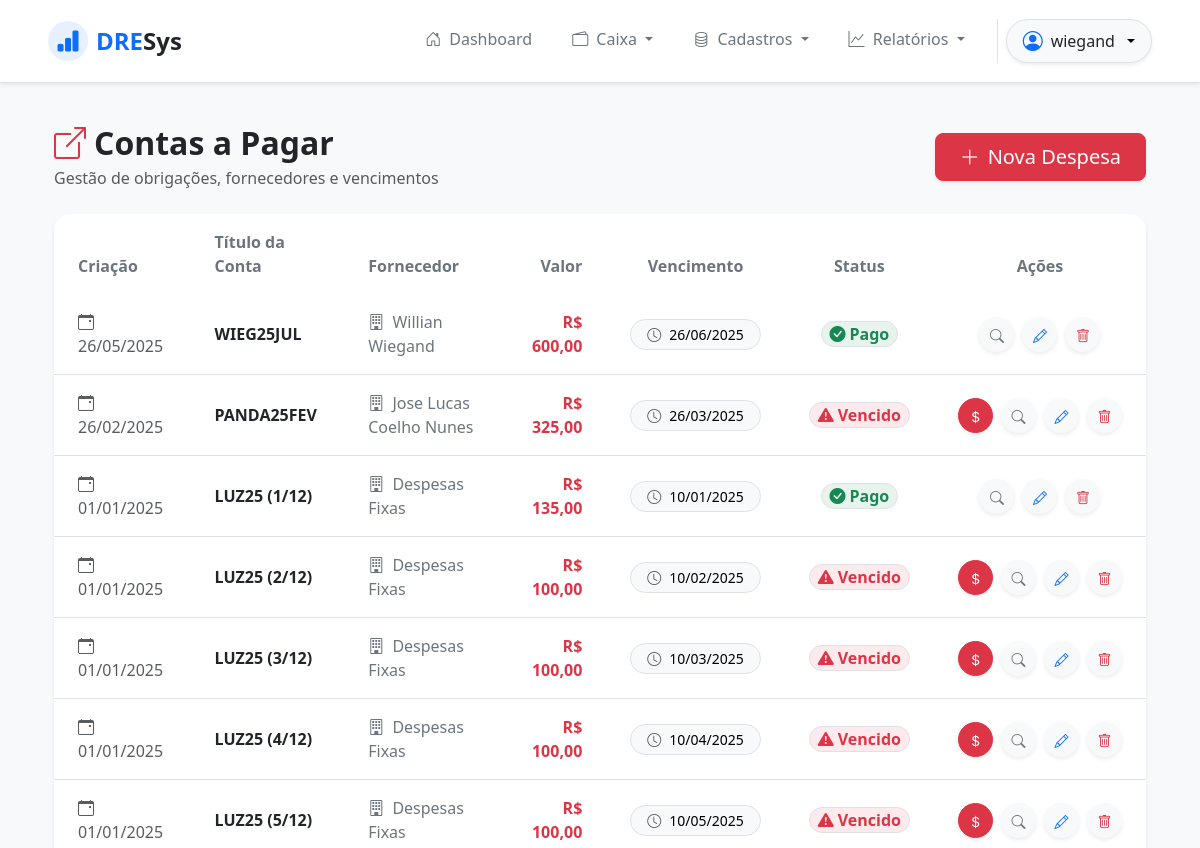
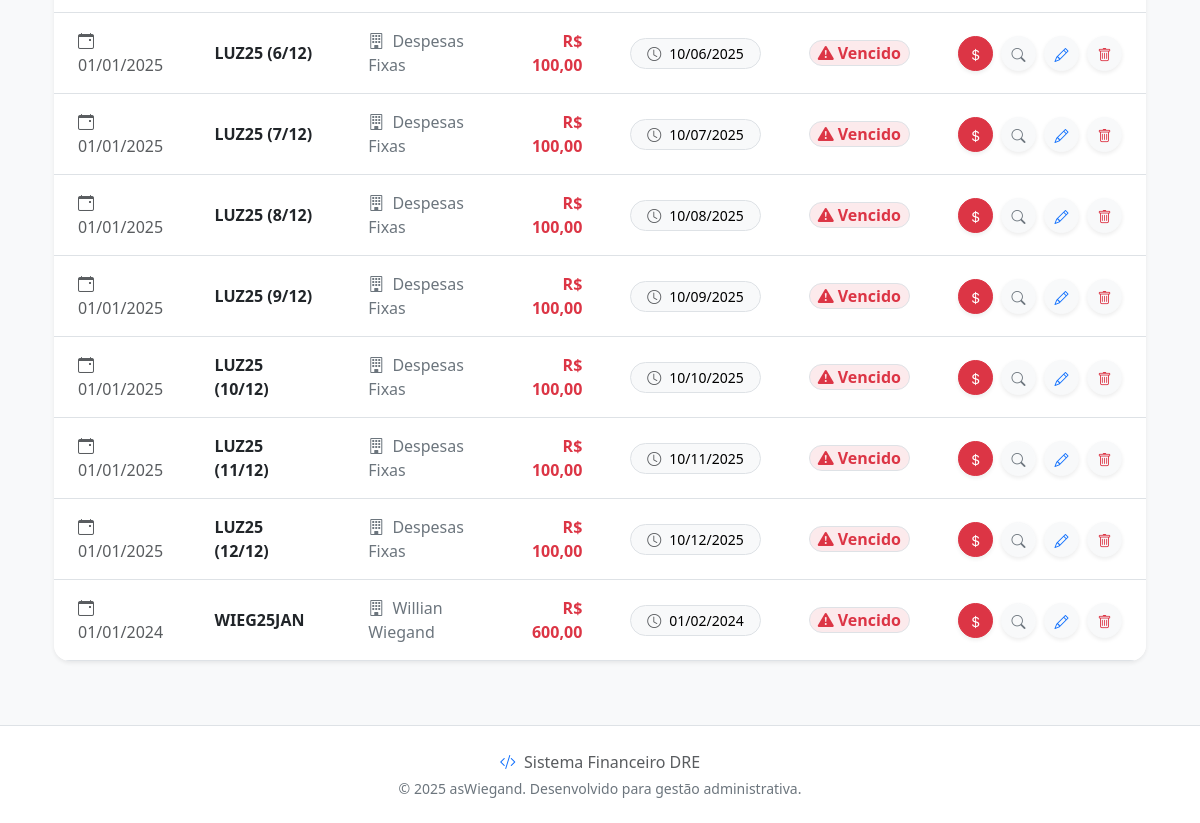
The app's page /outflows/ (signed in), older data (2 pictures, top to bottom).
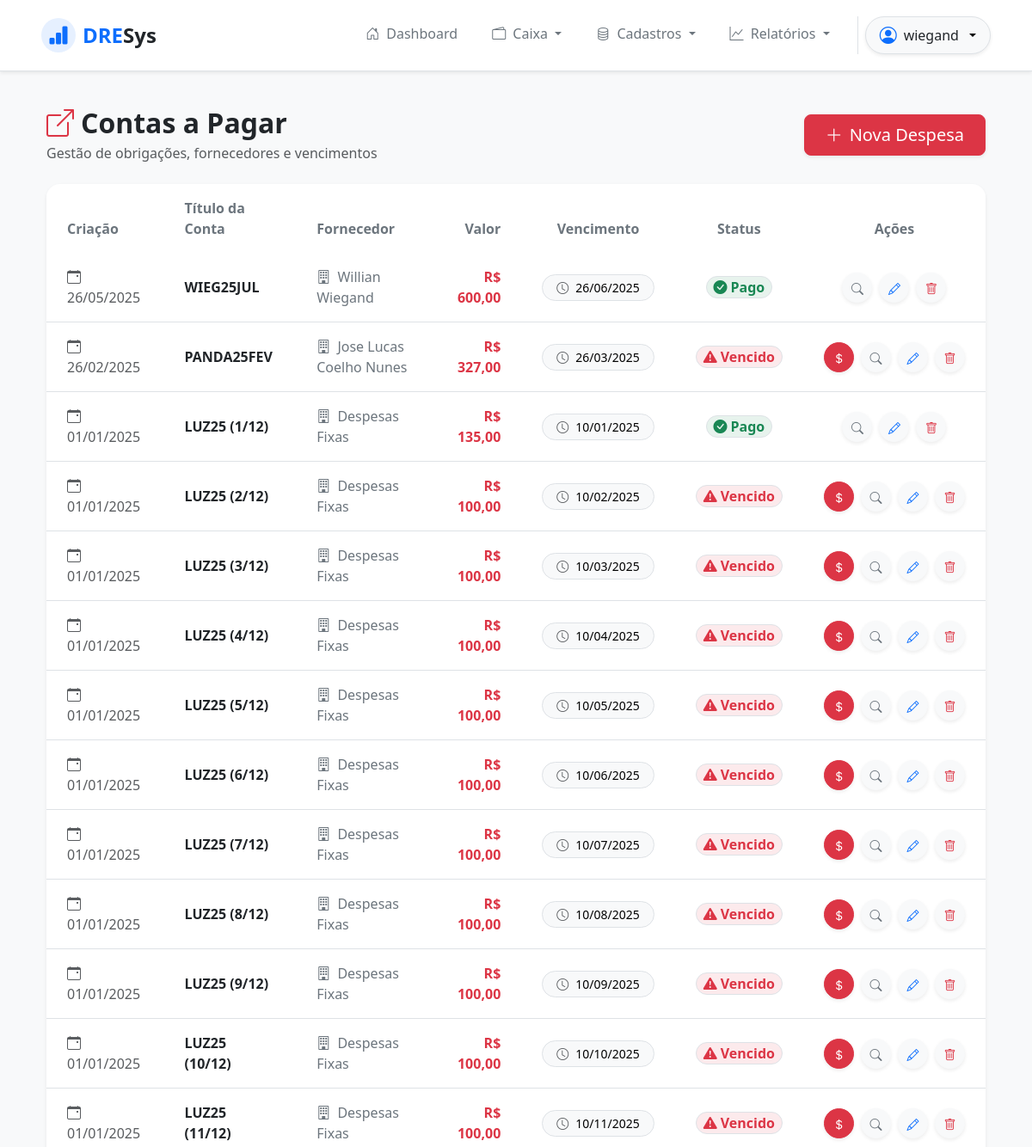
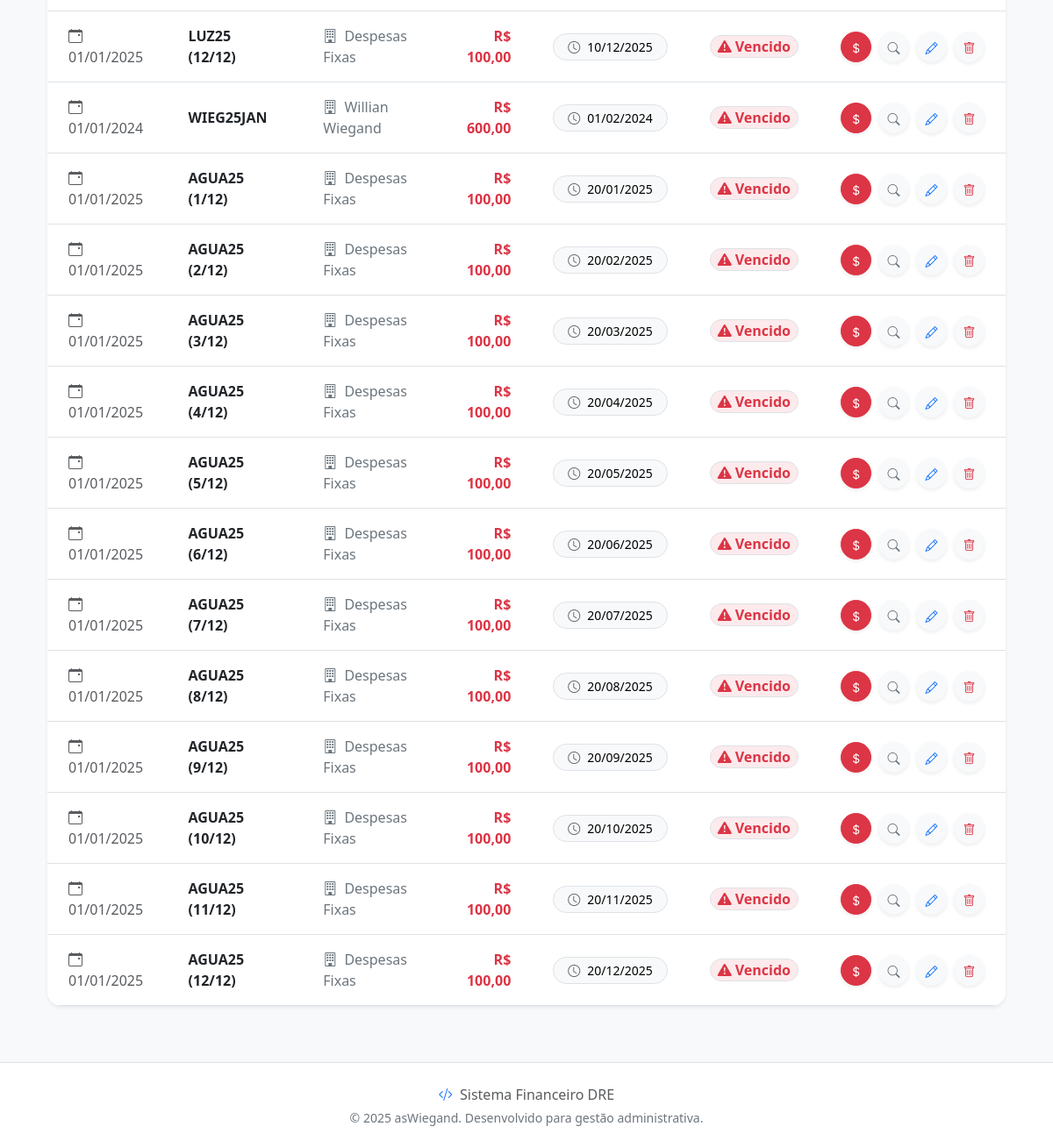
The same page, newer data (2 pictures, top to bottom).
### outflows/models.py (models this page shows, shortened)
class Outflow(models.Model):
    created_date = models.DateField()
    expire_date = models.DateField()
    supplier = models.ForeignKey(Supplier, on_delete=models.PROTECT, related_name='outflows')
    accounting = models.ForeignKey(Accounting, on_delete=models.PROTECT, related_name='outflows')
    payment_method = models.ForeignKey(Payment, on_delete=models.PROTECT, related_name='outflows')
    title = models.CharField(max_length=15)
    status = models.CharField(max_length=2, default='NP')
    value = models.DecimalField(max_digits=20, decimal_places=2, default=0)
    payment_date = models.DateField(blank=True, null=True)
    @property
    def is_expired(self):
        return self.expire_date < timezone.localdate()

### suppliers/models.py (models this page shows, shortened)
class Supplier(models.Model):
    cnpj_cpf = models.CharField(
        max_length=18,
        unique=True,
        validators=[validate_cpf_cnpj],
        verbose_name="CNPJ ou CPF",
        blank=True
    )
    company_name = models.CharField(max_length=100, blank=False, null=False)
    fantasy_name = models.CharField(max_length=100, blank=True, default='')
    city = models.CharField(max_length=100, blank=True)
    address = models.CharField(max_length=100, blank=True)
    phone = models.CharField(blank=True)
    email = models.EmailField(blank=True)

### outflows/views.py (the view)
# urls.py: path('outflows/', OutflowListView.as_view(), name='outflow_list'),
class OutflowListView(LoginRequiredMixin, PermissionRequiredMixin, ListView):
    permission_required = 'outflows.view_outflow'
    model = Outflow
    template_name = 'outflow_list.html'
    context_object_name = 'outflows'
    def get_context_data(self, **kwargs):
        context = super().get_context_data(**kwargs)
        context['banks'] = Bank.objects.all()
        return context

### outflows/templates/outflow_list.html (shortened to what this page needs)
{% extends 'base.html' %}
{% block content %}
<div class="container-fluid py-4">
    <div class="row mb-4 align-items-center">
        <div class="col-md-6">
            <h2 class="fw-bold text-dark mb-1">
                <i class="bi bi-box-arrow-up-right text-danger me-2"></i>Contas a Pagar
            </h2>
            <p class="text-muted mb-0">Gestão de obrigações, fornecedores e vencimentos</p>
        </div>
        <div class="col-md-6 text-md-end mt-3 mt-md-0">
            {% if perms.outflows.add_outflow %}
            <a href="{% url 'outflow_create' %}" class="btn btn-danger btn-lg shadow-sm rounded-3 px-4">
                <i class="bi bi-plus-lg me-2"></i>Nova Despesa
            </a>
            {% endif %}
        </div>
    </div>
    <div class="card border-0 shadow-sm rounded-4 overflow-hidden">
        <div class="table-responsive">
            <table class="table table-hover align-middle mb-0">
                <thead class="bg-light">
                    <tr>
                        <th class="py-3 px-4 text-secondary fw-semibold border-0">Criação</th>
                        <th class="py-3 px-4 text-secondary fw-semibold border-0">Título da Conta</th>
                        <th class="py-3 px-4 text-secondary fw-semibold border-0">Fornecedor</th>
                        <th class="py-3 px-4 text-secondary fw-semibold border-0 text-end">Valor</th>
                        <th class="py-3 px-4 text-secondary fw-semibold border-0 text-center">Vencimento</th>
                        <th class="py-3 px-4 text-secondary fw-semibold border-0 text-center">Status</th>
                        <th class="py-3 px-4 text-secondary fw-semibold border-0 text-center">Ações</th>
                    </tr>
                </thead>
                <tbody class="border-top-0">
                    {% for outflow in outflows %}
                    <tr>
                        <td class="px-4 py-3 text-muted">
                            <i class="bi bi-calendar-event me-1"></i>{{ outflow.created_date|date:"d/m/Y" }}
                        </td>
                        <td class="px-4 py-3">
                            <span class="fw-bold text-dark">{{ outflow.title }}</span>
                        </td>
                        <td class="px-4 py-3">
                            <span class="text-secondary"><i class="bi bi-building me-1"></i>
                                {{ outflow.supplier.company_name }}</span>
                        </td>
                        <td class="px-4 py-3 text-end">
                            <span class="fw-bold text-danger">R$ {{ outflow.value|floatformat:2 }}</span>
                        </td>
                        <td class="px-4 py-3 text-center">
                            <div class="d-inline-flex bg-light rounded-pill px-3 py-1 border small">
                                <i class="bi bi-clock text-muted me-2"></i>{{ outflow.expire_date|date:"d/m/Y" }}
                            </div>
                        </td>
                        <td class="px-4 py-3 text-center">
                            {% if outflow.status == 'PG' %}
                            <span
                                class="badge bg-success bg-opacity-10 text-success border px-2 py-1 fs-6 rounded-pill">
                                <i class="bi bi-check-circle-fill me-1"></i>Pago
                            </span>
                            {% elif outflow.status == 'NP' and outflow.is_expired %}
                            <span class="badge bg-danger bg-opacity-10 text-danger border px-2 py-1 fs-6 rounded-pill">
                                <i class="bi bi-exclamation-triangle-fill me-1"></i>Vencido
                            </span>
                            {% else %}
                            <span
                                class="badge bg-warning bg-opacity-10 text-warning border px-2 py-1 fs-6 rounded-pill">
                                <i class="bi bi-hourglass-split me-1"></i>Pendente
                            </span>
                            {% endif %}
                        </td>
                        <td class="px-4 py-3 text-center">
                            <div class="d-flex justify-content-center gap-2">
                                {% if outflow.status == 'NP' and perms.outflows.change_outflow %}
                                <button type="button" class="btn btn-danger btn-sm rounded-circle shadow-sm text-white"
                                    style="width: 35px; height: 35px; padding: 0.45rem;" data-bs-toggle="modal"
                                    data-bs-target="#payOutflowModal{{ outflow.id }}" title="Marcar como Pago">
                                    <i class="bi bi-currency-dollar"></i>
                                </button>
                                {% endif %}
                                {% if perms.outflows.view_outflow %}
                                <a href="{% url 'outflow_detail' outflow.id %}"
                                    class="btn btn-light btn-sm rounded-circle shadow-sm"
                                    style="width: 35px; height: 35px; padding: 0.45rem;" title="Detalhes">
                                    <i class="bi bi-search text-secondary"></i>
                                </a>
                                {% endif %}
                                {% if perms.outflows.change_outflow %}
                                <a href="{% url 'outflow_update' outflow.id %}"
                                    class="btn btn-light btn-sm rounded-circle shadow-sm"
                                    style="width: 35px; height: 35px; padding: 0.45rem;" title="Editar">
                                    <i class="bi bi-pencil text-primary"></i>
                                </a>
                                {% endif %}
                                {% if perms.outflows.delete_outflow %}
                                <a href="{% url 'outflow_delete' outflow.id %}"
                                    class="btn btn-light btn-sm rounded-circle shadow-sm"
                                    style="width: 35px; height: 35px; padding: 0.45rem;" title="Excluir">
                                    <i class="bi bi-trash text-danger"></i>
                                </a>
                                {% endif %}
                            </div>
                        </td>
                    </tr>
                    {% endfor %}
                </tbody>
            </table>
        </div>
    </div>
</div>
{% endblock %}

### app/templates/base.html (shortened to what this page needs)
<!DOCTYPE html>
<html lang="pt-br" data-bs-theme="light">
<head>
  <link href="https://cdn.jsdelivr.net/npm/bootstrap@5.3.2/dist/css/bootstrap.min.css" rel="stylesheet">
  <link rel="stylesheet" href="https://cdn.jsdelivr.net/npm/bootstrap-icons@1.11.1/font/bootstrap-icons.css">
</head>
<body class="d-flex flex-column min-vh-100">
  {% include 'components/_header.html' %}
  <main class="flex-fill container">
    {% block content %}
    {% endblock %}
  </main>
  {% include 'components/_footer.html' %}
</body>
</html>

### app/templates/components/_header.html (shortened to what this page needs)
<nav class="navbar navbar-expand-lg navbar-light bg-white fixed-top shadow-sm py-3 border-bottom">
  <div class="container-fluid px-4 px-lg-5">
    <a class="navbar-brand d-flex align-items-center fw-bold fs-4 text-primary" href="{% url 'home' %}">
      <div
        class="bg-primary bg-opacity-10 text-primary rounded-circle d-flex align-items-center justify-content-center me-2"
        style="width: 40px; height: 40px;">
        <i class="bi bi-bar-chart-fill"></i>
      </div>
      DRE<span class="text-dark">Sys</span>
    </a>
    <div class="collapse navbar-collapse" id="navbarMain">
      <ul class="navbar-nav ms-auto mb-2 mb-lg-0 gap-2">
        {% if request.user.is_authenticated %}
        <li class="nav-item">
          <a class="nav-link fw-medium px-3 {% if request.resolver_match.url_name == 'home' %}active text-primary{% else %}text-secondary{% endif %}"
            href="{% url 'home' %}">
            <i class="bi bi-house-door me-1"></i> Dashboard
          </a>
        </li>
        {% if perms.inflows.view_inflow or perms.outflows.view_outflow or perms.moviments.view_moviment %}
        <li class="nav-item dropdown">
          <a class="nav-link dropdown-toggle fw-medium px-3 text-secondary" href="#" id="caixaDropdown" role="button"
            data-bs-toggle="dropdown" aria-expanded="false">
            <i class="bi bi-wallet2 me-1"></i> Caixa
          </a>
        </li>
        {% endif %}
        {% if perms.suppliers.view_supplier or perms.banks.view_bank or perms.accountings.view_accounting or perms.payments.view_payment %}
        <li class="nav-item dropdown">
          <a class="nav-link dropdown-toggle fw-medium px-3 text-secondary" href="#" id="cadastrosDropdown"
            role="button" data-bs-toggle="dropdown" aria-expanded="false">
            <i class="bi bi-database me-1"></i> Cadastros
          </a>
        </li>
        {% endif %}
        {% if perms.inflows.view_inflow or perms.outflows.view_outflow %}
        <li class="nav-item dropdown">
          <a class="nav-link dropdown-toggle fw-medium px-3 text-secondary" href="#" id="relatoriosDropdown"
            role="button" data-bs-toggle="dropdown" aria-expanded="false">
            <i class="bi bi-graph-up me-1"></i> Relatórios
          </a>
        </li>
        {% endif %}
        <li class="nav-item border-start ms-2 ps-2">
          <div class="dropdown">
            <button
              class="btn btn-light dropdown-toggle d-flex align-items-center gap-2 rounded-pill px-3 shadow-sm border"
              type="button" id="userMenu" data-bs-toggle="dropdown" aria-expanded="false">
              <i class="bi bi-person-circle fs-5 text-primary"></i>
              <span class="fw-medium text-dark">{{ request.user.username }}</span>
            </button>
          </div>
        </li>
        {% endif %}
      </ul>
    </div>
  </div>
</nav>

### app/templates/components/_footer.html
<footer class="footer mt-auto py-4 bg-white border-top">
  <div class="container text-center">
    <div class="d-flex flex-column justify-content-center align-items-center">
      <span class="text-muted fw-medium mb-1">
        <i class="bi bi-code-slash text-primary me-1"></i> Sistema Financeiro DRE
      </span>
      <span class="text-secondary small">
        &copy; 2025 asWiegand. Desenvolvido para gestão administrativa.
      </span>
    </div>
  </div>
</footer>

### app/templates/base.html (style rules this page uses)
body { background-color: #f8f9fa; }
main { padding-top: 90px; padding-bottom: 40px; }
footer { background-color: #fff; border-top: 1px solid #dee2e6; }

### app/templates/components/_header.html (style rules this page uses)
.navbar .nav-link { transition: color 0.2s ease-in-out; }
body>main { padding-top: 100px !important; }

Row changes from the older to the newer data that the page shows:
changed Outflow "PANDA25FEV": value "325,00" → "327,00"
added Outflow: created_date "01/01/2025", title "AGUA25 (1/12)", supplier.company_name "Despesas Fixas", value "100,00", expire_date "20/01/2025", status "NP" (drawn)
added Outflow: created_date "01/01/2025", title "AGUA25 (2/12)", supplier.company_name "Despesas Fixas", value "100,00", expire_date "20/02/2025", status "NP" (drawn)
added Outflow: created_date "01/01/2025", title "AGUA25 (3/12)", supplier.company_name "Despesas Fixas", value "100,00", expire_date "20/03/2025", status "NP" (drawn)
added Outflow: created_date "01/01/2025", title "AGUA25 (4/12)", supplier.company_name "Despesas Fixas", value "100,00", expire_date "20/04/2025", status "NP" (drawn)
added Outflow: created_date "01/01/2025", title "AGUA25 (5/12)", supplier.company_name "Despesas Fixas", value "100,00", expire_date "20/05/2025", status "NP" (drawn)
added Outflow: created_date "01/01/2025", title "AGUA25 (6/12)", supplier.company_name "Despesas Fixas", value "100,00", expire_date "20/06/2025", status "NP" (drawn)
added Outflow: created_date "01/01/2025", title "AGUA25 (7/12)", supplier.company_name "Despesas Fixas", value "100,00", expire_date "20/07/2025", status "NP" (drawn)
added Outflow: created_date "01/01/2025", title "AGUA25 (8/12)", supplier.company_name "Despesas Fixas", value "100,00", expire_date "20/08/2025", status "NP" (drawn)
added Outflow: created_date "01/01/2025", title "AGUA25 (9/12)", supplier.company_name "Despesas Fixas", value "100,00", expire_date "20/09/2025", status "NP" (drawn)
added Outflow: created_date "01/01/2025", title "AGUA25 (10/12)", supplier.company_name "Despesas Fixas", value "100,00", expire_date "20/10/2025", status "NP" (drawn)
added Outflow: created_date "01/01/2025", title "AGUA25 (11/12)", supplier.company_name "Despesas Fixas", value "100,00", expire_date "20/11/2025", status "NP" (drawn)
added Outflow: created_date "01/01/2025", title "AGUA25 (12/12)", supplier.company_name "Despesas Fixas", value "100,00", expire_date "20/12/2025", status "NP" (drawn)
